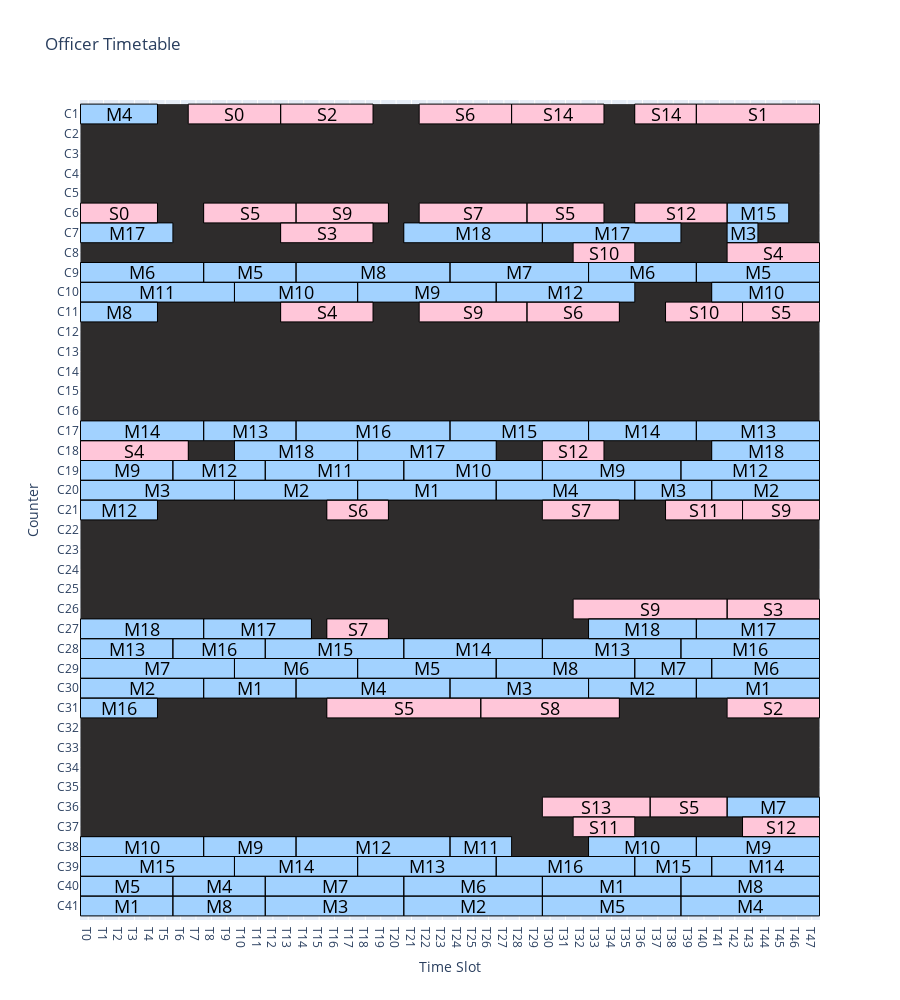
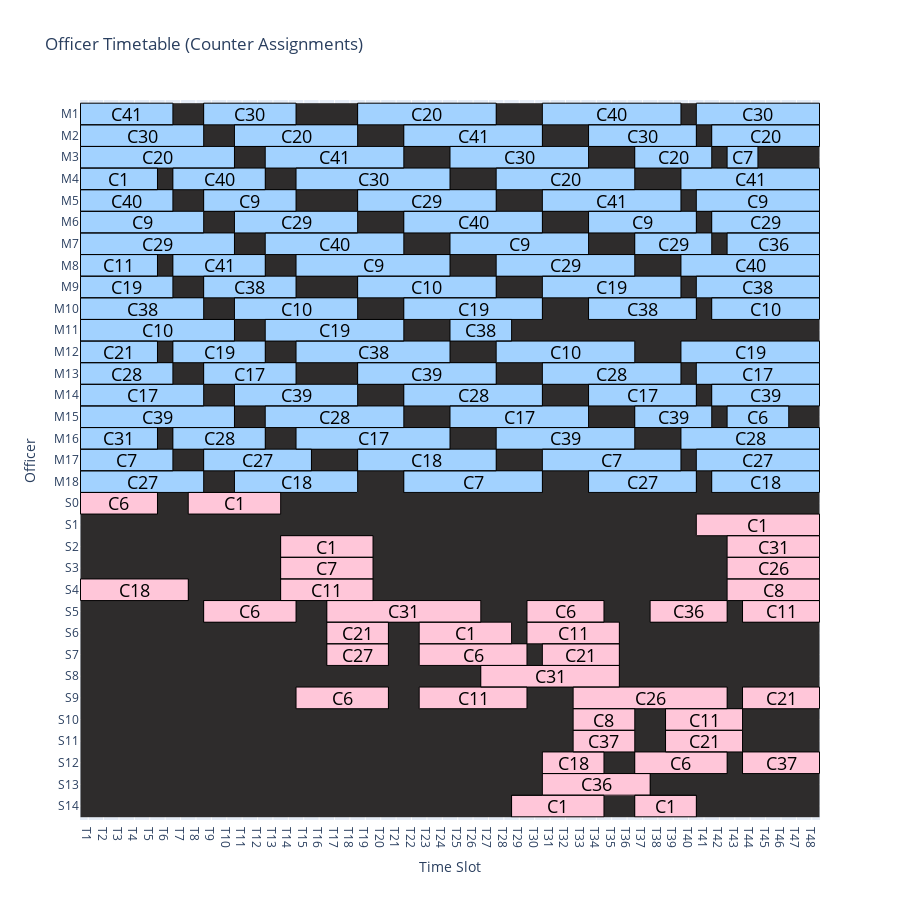

Write notebook code for charts like these, in order.
### Code cell
from backend_algo import init_main_officers_template, generate_main_officers_schedule, officer_to_counter_matrix, find_partial_availability, build_officer_schedules, generate_break_schedules, generate_sos_schedule_matrix, greedy_smooth_schedule_beam, greedy_longest_partition_inclusive, get_intervals_from_schedule, max_coverage_paths_inclusive, fill_sos_counter_manning, prefix_non_zero
from backend_algo import get_officer_last_counter_and_empty_counters, update_main_officers_schedule_last_counter,find_empty_rows, slot_officers_matrix_gap_aware, merge_prefixed_matrices, plot_officer_timetable_with_labels, plot_officer_schedule_with_labels, counter_to_officer_schedule
config = {
    'scrollZoom': False,        # Disable zoom via scroll or pinch
    'displayModeBar': False,   # hide the toolbar
    'staticPlot': False        # keep hover interactions active
}
# === user inputs ===
main_officers_reported = '1-18'
report_gl_counters = "4AC1, 8AC11, 12AC21, 16AC31"
sos_timings = '1000-1300, 2000-2200, 1315-1430;2030-2200,1315-1430;2030-2200, 1000-1130;1315-1430;2030-2200, 1200-2200, 1400-1830, 1400-1830, 1630-1830,1330-2200,1800-2030, 1800-2030, 1730-2200, 1730-1900, 1700-1945'
ro_ra_officers = "3RO2100, 11RO1700,15RO2130"


main_officers_template = init_main_officers_template()
main_officers_schedule, reported_officers, valid_ro_ra = generate_main_officers_schedule(main_officers_template, main_officers_reported, report_gl_counters, ro_ra_officers )
counter_matrix_wo_last, counter_no = officer_to_counter_matrix(main_officers_schedule)
officer_last_counter, empty_counters_2030 = get_officer_last_counter_and_empty_counters(
reported_officers, valid_ro_ra, counter_matrix_wo_last)
updated_main_officers_schedule = update_main_officers_schedule_last_counter(
    main_officers_schedule, officer_last_counter, empty_counters_2030)
counter_matrix, counter_no = officer_to_counter_matrix(updated_main_officers_schedule)
counter_w_partial_availability = find_partial_availability(counter_matrix)
officer_names, base_schedules = build_officer_schedules(sos_timings)
all_break_schedules = generate_break_schedules(base_schedules, officer_names)
chosen_schedule_indices, best_work_count, min_penalty = greedy_smooth_schedule_beam(
    base_schedules,None,all_break_schedules,beam_width=20)
sos_schedule_matrix = generate_sos_schedule_matrix(chosen_schedule_indices, all_break_schedules, officer_names)
schedule_intervals_to_officers, schedule_intervals = get_intervals_from_schedule(sos_schedule_matrix)
chains = greedy_longest_partition_inclusive(schedule_intervals)
paths = max_coverage_paths_inclusive(chains)
print("=== best work count ===")
print(best_work_count)
sos_counter_manning = fill_sos_counter_manning(counter_matrix, paths, schedule_intervals_to_officers)
prefixed_counter_matrix = prefix_non_zero(counter_matrix, "M")
empty_rows, partial_empty_rows, partial_empty_rows_index = find_empty_rows(counter_matrix)
prefixed_sos_counter_manning = slot_officers_matrix_gap_aware(schedule_intervals_to_officers, partial_empty_rows)
merged = merge_prefixed_matrices(prefixed_counter_matrix, prefixed_sos_counter_manning)
officer_schedule = counter_to_officer_schedule(merged)
print(merged)
print(merged.shape)
# Example usage:
fig1 = plot_officer_timetable_with_labels(merged)
fig1.show(config=config)
fig2 = plot_officer_schedule_with_labels(officer_schedule)
fig2.show(config=config)
